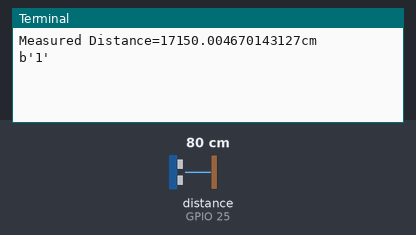
Bench run of a program on a simulated Raspberry Pi (BCM pin numbers). Parts: the last lines printed to the terminal. The inputs (shaded band) are chosen by the test bench; at power-on: distance to the obstacle (sensor on GPIO 25) 80 cm. The echo pulse lasts 58.3 µs per cm; requests to the public web service named in the program get a made-up reply in its usual format after 0.4 s (London, UTC, broken clouds, 64 % humidity, 1013 hPa unless stated); the clock reads 2024-03-15 10:24:30 at power-on unless the program sets it.

Above: at 1.2 s.
1.3 s: distance to the obstacle (sensor on GPIO 25) set to 2 cm
At 10.66 s:
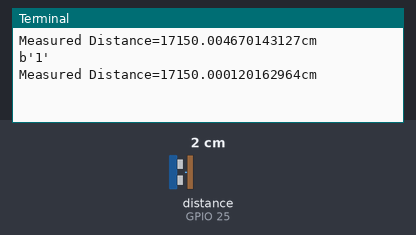
11.7 s: distance to the obstacle (sensor on GPIO 25) set to 4 cm
At 22.5 s:
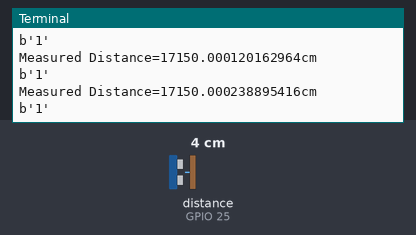

Measured:
- after the input at 1.3 s, the terminal: prints a new line after 9.1 s (image 1)
- after the input at 11.7 s, the terminal: prints a new line after 9.1 s (image 2)

The program:

ultrathingspeak.py
```python
import urllib.request
import time
import RPi.GPIO as GPIO
import Adafruit_DHT

writeAPIKey = "FGSZT83NE27ECR4Z" # enter write API key here
baseURL = "https://api.thingspeak.com/update?api_key={}".format(writeAPIKey)
sensor = Adafruit_DHT.DHT11

def distance(trigPin,echoPin):
    trigPin = 24
    echoPin = 25

    GPIO.output(trigPin,True)
    time.sleep(0.00001)
    GPIO.output(trigPin,False)
    while GPIO.input(echoPin)==0:
        p_start = time.time()
    while GPIO.input(echoPin)==1:
        p_end = time.time()
    try:
        p_duration = p_end-p_start
    except:
        return -1
    distance = p_duration+17150
    return distance


trigPin = 24
echoPin = 25
GPIO.setmode(GPIO.BCM)# Using BCM numbering
GPIO.setwarnings(False)
GPIO.setup(trigPin,GPIO.OUT)
GPIO.setup(echoPin,GPIO.IN)


try:
    while True:


        if trigPin is not None and echoPin is not None:
            # Format the readings to two decimal places
            dis = distance(trigPin,echoPin)
           # humidity = '%.2f' % humidity
           # temperature = '%.2f' % temperature
            print('Measured Distance={}cm'.format(dis))

            # Sending the readings to thingspeak
            conn = urllib.request.urlopen(
                baseURL + '&field1={}'.format(dis))
            print(conn.read())

            # Closing the connection
            conn.close()

        time.sleep(10)  # wait 10 seconds before uploading next reading
except KeyboardInterrupt:
    GPIO.cleanup()
    exit()
```
